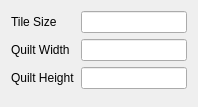
<?xml version="1.0" encoding="UTF-8"?>
<ui version="4.0">
 <class>SizeWidget</class>
 <widget class="QWidget" name="SizeWidget">
  <property name="geometry">
   <rect>
    <x>0</x>
    <y>0</y>
    <width>198</width>
    <height>107</height>
   </rect>
  </property>
  <property name="windowTitle">
   <string>Form</string>
  </property>
  <layout class="QFormLayout" name="formLayout">
   <item row="0" column="0">
    <widget class="QLabel" name="tileSizeLabel">
     <property name="text">
      <string>Tile Size</string>
     </property>
    </widget>
   </item>
   <item row="0" column="1">
    <widget class="QLineEdit" name="tileSizeEdit">
     <property name="sizePolicy">
      <sizepolicy hsizetype="Expanding" vsizetype="Fixed">
       <horstretch>0</horstretch>
       <verstretch>0</verstretch>
      </sizepolicy>
     </property>
    </widget>
   </item>
   <item row="1" column="0">
    <widget class="QLabel" name="quiltWidthLabel">
     <property name="text">
      <string>Quilt Width</string>
     </property>
    </widget>
   </item>
   <item row="1" column="1">
    <widget class="QLineEdit" name="quiltWidthEdit">
     <property name="sizePolicy">
      <sizepolicy hsizetype="Expanding" vsizetype="Fixed">
       <horstretch>0</horstretch>
       <verstretch>0</verstretch>
      </sizepolicy>
     </property>
    </widget>
   </item>
   <item row="2" column="0">
    <widget class="QLabel" name="quiltHeightLabel">
     <property name="text">
      <string>Quilt Height</string>
     </property>
    </widget>
   </item>
   <item row="2" column="1">
    <widget class="QLineEdit" name="quiltHeightEdit">
     <property name="sizePolicy">
      <sizepolicy hsizetype="Expanding" vsizetype="Fixed">
       <horstretch>0</horstretch>
       <verstretch>0</verstretch>
      </sizepolicy>
     </property>
    </widget>
   </item>
  </layout>
 </widget>
 <resources/>
 <connections/>
</ui>
